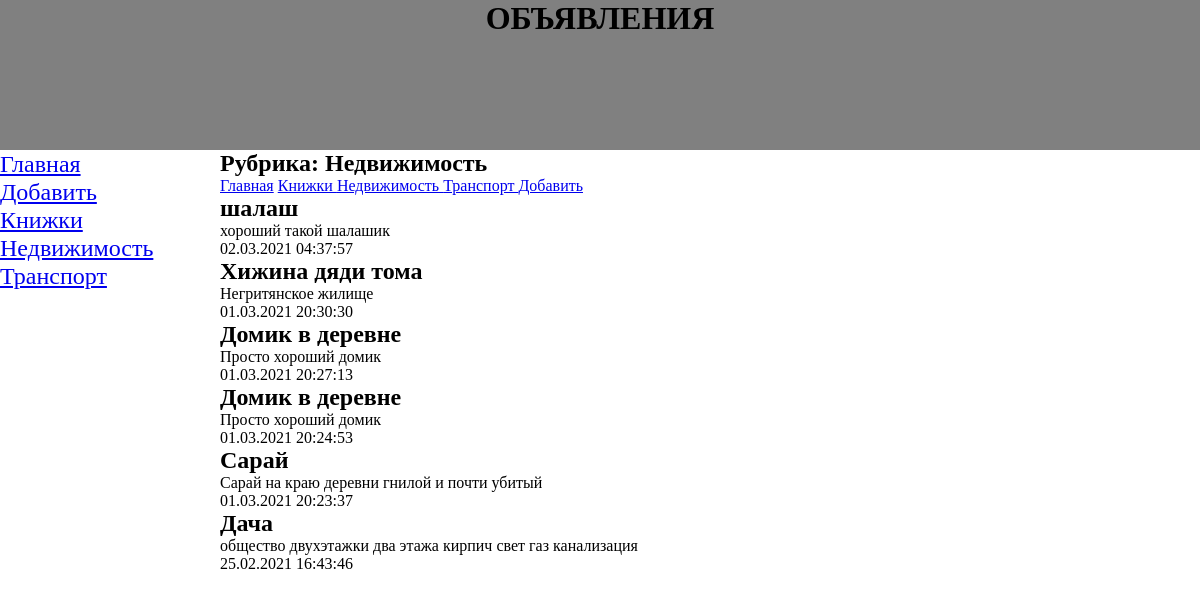
/bboard/3/, run on the app's committed database.
### bboard/models.py (models this page shows, shortened)
class Rubric(models.Model):
    name = models.CharField(max_length=20, db_index=True, verbose_name="Название")
    class Meta:
        verbose_name_plural='Рубрики'
        verbose_name = 'Рубрика'
        ordering = ['name']

class Bb (models.Model):  # Модель - подкласс класса Model
    title = models.CharField(max_length=50, verbose_name="Товар")
    content = models.TextField(null=True, blank=True, verbose_name='Описание')
    price = models.FloatField(null=True, blank=True, verbose_name='Цена')
    pablished = models.DateTimeField(auto_now_add=True, db_index=True, verbose_name='Опубликовано')
    rubric = models.ForeignKey('Rubric', null=True, on_delete=models.PROTECT, verbose_name='Рубрика')
    class Meta:
        verbose_name_plural = "ОБЪЯВЛЕНИЯ"
        verbose_name = "Объявление :"
        ordering = ["-pablished"]

### bboard/views.py (the view)
# urls.py: path('<int:rubric_id>/', by_rubric, name='by_rubric'),
def by_rubric(request, rubric_id):
     bbs = Bb.objects.filter(rubric=rubric_id)
     rubrics = Rubric.objects.all()
     current_rubric = Rubric.objects.get(pk=rubric_id)
     context = {'bbs': bbs, 'rubrics': rubrics, 'current_rubric': current_rubric}
     return render(request, 'bboard/by_rubric.html', context)

### bboard/templates/bboard/by_rubric.html (shortened to what this page needs)
{% extends "layout/basic.html" %}
{% block content %}
    <h2>Рубрика: {{current_rubric.name}}</h2>
    <div>
        <a href="{% url 'index'%}">Главная</a>
        {% for rubric in rubrics %}
        <a href="{% url 'by_rubric' rubric.pk %}">{{rubric.name}} </a>
        {% endfor%}
        <a href="{% url 'add' %}">Добавить</a>
    </div>
    {% for bb in bbs %}
    <div>
        <h2>{{ bb.title }}</h2>
        <p>{{ bb.content }}</p>
        <p>{{ bb.pablished|date:"d.m.Y H:i:s"}}</p>
    </div>
    {% endfor %}
{% endblock %}

### bboard/templates/layout/basic.html (shortened to what this page needs)
{% load static %}
<!DOCTYPE html>
<html lang="en">
<head>
    <link rel="stylesheet" type="text/css"
    href="{% static 'bboard/style.css' %}">
</head>
<body>
    <header>
        <h1>Объявления</h1>
    </header>
    <nav>
        <a href = "{% url 'index' %}">Главная</a>
        <a href = "{% url 'add' %}">Добавить</a>
        {% for rubric in rubrics %}
        <a href = "{% url 'by_rubric' rubric.pk %}">{{ rubric.name }}</a>
        {% endfor %}
    </nav>
    <section>
        {% block content %}
        {% endblock %}
    </section>
</body>
</html>

### bboard/static/bboard/style.css (style rules this page uses)
* { margin: 0; padding: 0; }
header h1 { font-size: : 40pt; height: 150px; text-transform: uppercase; text-align: center; background-image: url(bg.jpg) left / auto 100% no-repeat); background:grey; }
nav { font-size: 18pt; width: 180px; float:left; }
nav a { display: block; margin: 1px 0px; }
section { margin-left:220px; }

### data on the page
Rubric: name "Книжки"
Rubric: name "Недвижимость"
Rubric: name "Транспорт"
Bb: title "шалаш", content "хороший такой шалашик", pablished "02.03.2021 04:37:57"
Bb: title "Хижина дяди тома", content "Негритянское жилище", pablished "01.03.2021 20:30:30"
Bb: title "Домик в деревне", content "Просто хороший домик", pablished "01.03.2021 20:27:13"
Bb: title "Домик в деревне", content "Просто хороший домик", pablished "01.03.2021 20:24:53"
Bb: title "Сарай", content "Сарай на краю деревни гнилой и почти убитый", pablished "01.03.2021 20:23:37"
Bb: title "Дача", content "общество двухэтажки два этажа кирпич свет газ канализация", pablished "25.02.2021 16:43:46"
